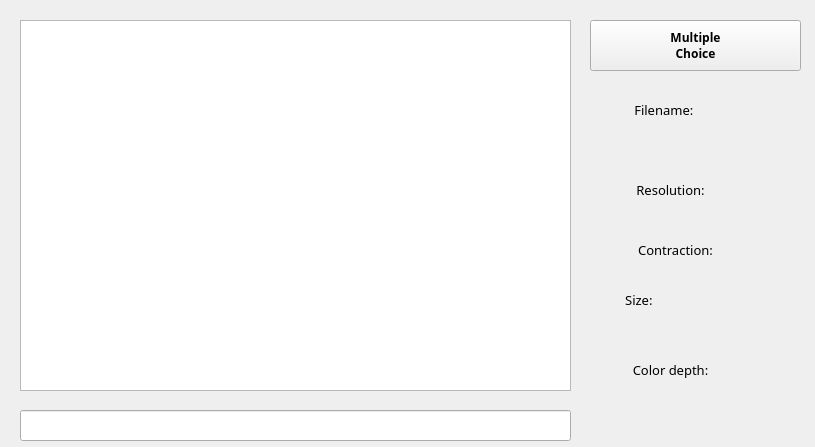
<?xml version="1.0" encoding="UTF-8"?>
<ui version="4.0">
 <class>Widget</class>
 <widget class="QWidget" name="Widget">
  <property name="geometry">
   <rect>
    <x>0</x>
    <y>0</y>
    <width>815</width>
    <height>447</height>
   </rect>
  </property>
  <property name="windowTitle">
   <string>Widget</string>
  </property>
  <widget class="QListView" name="listView">
   <property name="geometry">
    <rect>
     <x>20</x>
     <y>20</y>
     <width>551</width>
     <height>371</height>
    </rect>
   </property>
   <property name="font">
    <font>
     <family>Rockwell</family>
    </font>
   </property>
  </widget>
  <widget class="QLabel" name="Label_1">
   <property name="geometry">
    <rect>
     <x>590</x>
     <y>90</y>
     <width>151</width>
     <height>40</height>
    </rect>
   </property>
   <property name="font">
    <font>
     <family>Rockwell</family>
     <pointsize>10</pointsize>
    </font>
   </property>
   <property name="frameShape">
    <enum>QFrame::NoFrame</enum>
   </property>
   <property name="frameShadow">
    <enum>QFrame::Plain</enum>
   </property>
   <property name="text">
    <string>Filename: </string>
   </property>
   <property name="alignment">
    <set>Qt::AlignCenter</set>
   </property>
  </widget>
  <widget class="QLabel" name="Label_5">
   <property name="geometry">
    <rect>
     <x>590</x>
     <y>280</y>
     <width>101</width>
     <height>40</height>
    </rect>
   </property>
   <property name="font">
    <font>
     <family>Rockwell</family>
     <pointsize>10</pointsize>
    </font>
   </property>
   <property name="frameShape">
    <enum>QFrame::NoFrame</enum>
   </property>
   <property name="frameShadow">
    <enum>QFrame::Plain</enum>
   </property>
   <property name="text">
    <string>Size: </string>
   </property>
   <property name="alignment">
    <set>Qt::AlignCenter</set>
   </property>
  </widget>
  <widget class="QLabel" name="Label_3">
   <property name="geometry">
    <rect>
     <x>600</x>
     <y>170</y>
     <width>141</width>
     <height>40</height>
    </rect>
   </property>
   <property name="font">
    <font>
     <family>Rockwell</family>
     <pointsize>10</pointsize>
    </font>
   </property>
   <property name="frameShape">
    <enum>QFrame::NoFrame</enum>
   </property>
   <property name="frameShadow">
    <enum>QFrame::Plain</enum>
   </property>
   <property name="text">
    <string>Resolution:</string>
   </property>
   <property name="alignment">
    <set>Qt::AlignCenter</set>
   </property>
  </widget>
  <widget class="QLabel" name="Label_4">
   <property name="geometry">
    <rect>
     <x>600</x>
     <y>350</y>
     <width>141</width>
     <height>40</height>
    </rect>
   </property>
   <property name="font">
    <font>
     <family>Rockwell</family>
     <pointsize>10</pointsize>
    </font>
   </property>
   <property name="frameShape">
    <enum>QFrame::NoFrame</enum>
   </property>
   <property name="frameShadow">
    <enum>QFrame::Plain</enum>
   </property>
   <property name="text">
    <string>Color depth:</string>
   </property>
   <property name="alignment">
    <set>Qt::AlignCenter</set>
   </property>
  </widget>
  <widget class="QLabel" name="Label_2">
   <property name="geometry">
    <rect>
     <x>610</x>
     <y>230</y>
     <width>131</width>
     <height>40</height>
    </rect>
   </property>
   <property name="font">
    <font>
     <family>Rockwell</family>
     <pointsize>10</pointsize>
    </font>
   </property>
   <property name="frameShape">
    <enum>QFrame::Box</enum>
   </property>
   <property name="frameShadow">
    <enum>QFrame::Plain</enum>
   </property>
   <property name="lineWidth">
    <number>0</number>
   </property>
   <property name="midLineWidth">
    <number>0</number>
   </property>
   <property name="text">
    <string>Contraction:</string>
   </property>
   <property name="alignment">
    <set>Qt::AlignCenter</set>
   </property>
  </widget>
  <widget class="QLabel" name="FileName">
   <property name="geometry">
    <rect>
     <x>620</x>
     <y>130</y>
     <width>171</width>
     <height>31</height>
    </rect>
   </property>
   <property name="font">
    <font>
     <family>Rockwell</family>
    </font>
   </property>
   <property name="text">
    <string/>
   </property>
  </widget>
  <widget class="QLineEdit" name="lineEdit">
   <property name="geometry">
    <rect>
     <x>20</x>
     <y>410</y>
     <width>551</width>
     <height>31</height>
    </rect>
   </property>
   <property name="font">
    <font>
     <family>Rockwell</family>
    </font>
   </property>
   <property name="frame">
    <bool>true</bool>
   </property>
   <property name="readOnly">
    <bool>true</bool>
   </property>
  </widget>
  <widget class="QLabel" name="Contraction">
   <property name="geometry">
    <rect>
     <x>750</x>
     <y>240</y>
     <width>31</width>
     <height>20</height>
    </rect>
   </property>
   <property name="font">
    <font>
     <family>Rockwell</family>
    </font>
   </property>
   <property name="text">
    <string/>
   </property>
  </widget>
  <widget class="QLabel" name="Resolution">
   <property name="geometry">
    <rect>
     <x>750</x>
     <y>180</y>
     <width>31</width>
     <height>20</height>
    </rect>
   </property>
   <property name="font">
    <font>
     <family>Rockwell</family>
    </font>
   </property>
   <property name="text">
    <string/>
   </property>
  </widget>
  <widget class="QLabel" name="Color_depth">
   <property name="geometry">
    <rect>
     <x>750</x>
     <y>360</y>
     <width>41</width>
     <height>20</height>
    </rect>
   </property>
   <property name="font">
    <font>
     <family>Rockwell</family>
    </font>
   </property>
   <property name="text">
    <string/>
   </property>
  </widget>
  <widget class="QLabel" name="Size">
   <property name="geometry">
    <rect>
     <x>710</x>
     <y>290</y>
     <width>101</width>
     <height>21</height>
    </rect>
   </property>
   <property name="font">
    <font>
     <family>Rockwell</family>
    </font>
   </property>
   <property name="text">
    <string/>
   </property>
  </widget>
  <widget class="QPushButton" name="multiChoice">
   <property name="geometry">
    <rect>
     <x>590</x>
     <y>20</y>
     <width>211</width>
     <height>51</height>
    </rect>
   </property>
   <property name="font">
    <font>
     <family>Rockwell Extra Bold</family>
     <bold>true</bold>
    </font>
   </property>
   <property name="text">
    <string>Multiple 
Choice</string>
   </property>
  </widget>
 </widget>
 <resources/>
 <connections/>
</ui>
